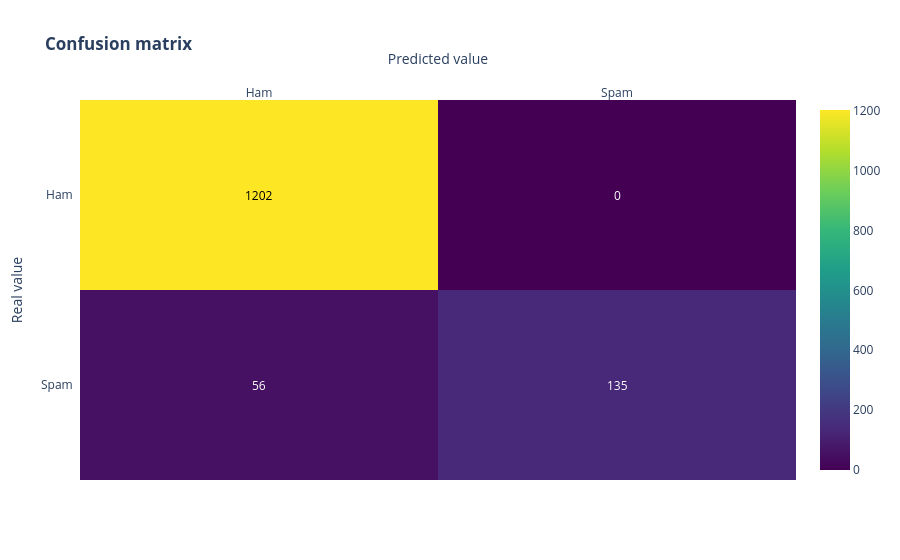

Source (notebook cell):
### Code cell
from sklearn.feature_extraction.text import TfidfTransformer
from sklearn.pipeline import Pipeline

pipe = Pipeline([('bow', CountVectorizer()),
                 ('tfid', TfidfTransformer()),
                 ('model', MultinomialNB())])
# Fit the pipeline with the data
pipe.fit(x_train, y_train)
y_pred_class = pipe.predict(x_test)
print(metrics.accuracy_score(y_test, y_pred_class))
conf_matrix(metrics.confusion_matrix(y_test, y_pred_class))

### Figure 1 — Plotly figure (JSON) as saved in the notebook; plotly's stock layout.template omitted (floating-point values rounded to 4 significant figures)
{"data": [{"colorscale": [[0, "#440154"], [0.1111, "#482878"], [0.2222, "#3e4989"], [0.3333, "#31688e"], [0.4444, "#26828e"], [0.5556, "#1f9e89"], [0.6667, "#35b779"], [0.7778, "#6ece58"], [0.8889, "#b5de2b"], [1, "#fde725"]], "reversescale": false, "showscale": true, "type": "heatmap", "x": ["Ham", "Spam"], "y": ["Spam", "Ham"], "z": [[56, 135], [1202, 0]]}], "layout": {"annotations": [{"font": {"color": "#FFFFFF"}, "showarrow": false, "text": "56", "x": "Ham", "xref": "x", "y": "Spam", "yref": "y"}, {"font": {"color": "#FFFFFF"}, "showarrow": false, "text": "135", "x": "Spam", "xref": "x", "y": "Spam", "yref": "y"}, {"font": {"color": "#000000"}, "showarrow": false, "text": "1202", "x": "Ham", "xref": "x", "y": "Ham", "yref": "y"}, {"font": {"color": "#FFFFFF"}, "showarrow": false, "text": "0", "x": "Spam", "xref": "x", "y": "Ham", "yref": "y"}], "title": {"text": "<b>Confusion matrix</b>"}, "xaxis": {"dtick": 1, "gridcolor": "rgb(0, 0, 0)", "side": "top", "ticks": "", "title": {"text": "Predicted value"}}, "yaxis": {"dtick": 1, "ticks": "", "ticksuffix": "  ", "title": {"text": "Real value"}}}}
